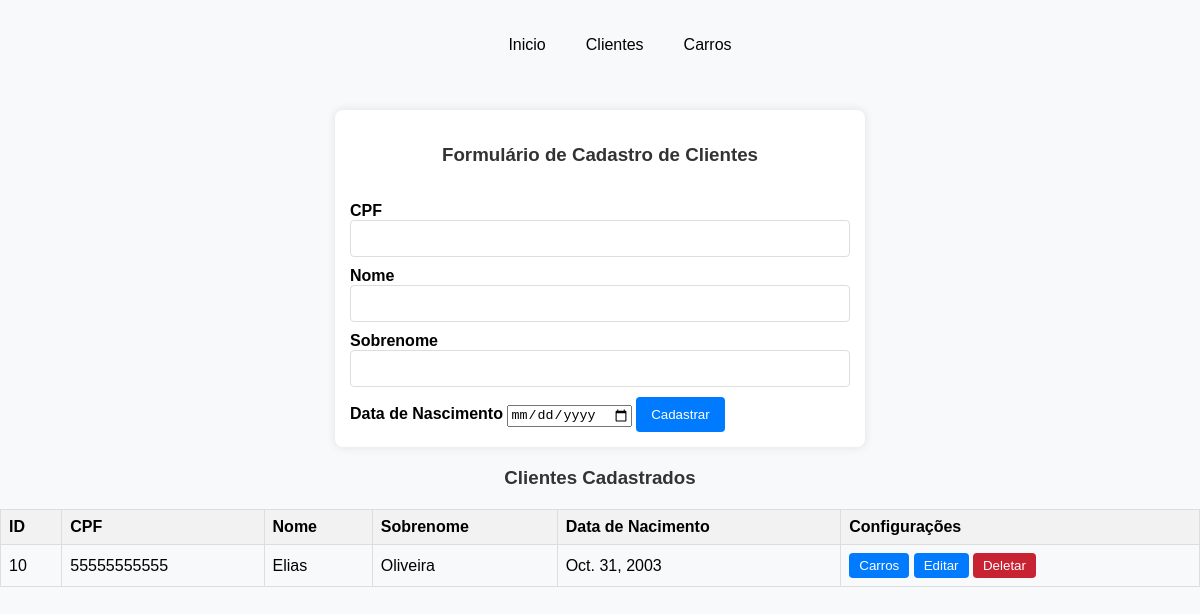
Page /core/homeClientes on the committed database.
### core/models.py (models this page shows, shortened)
class Cliente(models.Model):
  cpf = models.CharField(max_length=11, null=False, default="")
  nome = models.CharField(max_length=50, null=False, default="")
  sobrenome = models.CharField(max_length=100, null=False, default="")
  nascimento = models.DateField()

### core/views.py (the view)
# urls.py: path('homeClientes', views.homeClientes, name="homeClientes"),
def homeClientes(request):
  clientes = Cliente.objects.all()
  return render (request, "clientes.html", {'clientes': clientes})

### core/static/templates/clientes.html (shortened to what this page needs)
{% extends 'base.html' %}
{% block body %}
<div class="formulario">
  <form name="formulario-cadastro" action="{% url 'salvarCliente' %}" method="POST">
    <h3>Formulário de Cadastro de Clientes</h3>
    <br>
    <label for="nome"><strong>CPF</strong></label>
    <input type="text" name="cpf" required>
    <label for="nome"><strong>Nome</strong></label>
    <input type="text" name="nome" required>
    <label for="nome"><strong>Sobrenome</strong></label>
    <input type="text" name="sobrenome" required>
    <label for="nome"><strong>Data de Nascimento</strong></label>
    <input type="date" name="nascimento" required>
    <button type="submit">Cadastrar</button>
  </form>
</div>
<div class="Tabela">
  <h3>Clientes Cadastrados</h3>
  <table>
    <thead>
      <tr>
        <th>ID</th>
        <th>CPF</th>
        <th>Nome</th>
        <th>Sobrenome</th>
        <th>Data de Nacimento</th>
        <th>Configurações</th>
      </tr>
    </thead>
    <tbody>
      {% for cliente in clientes %}
      <tr>
        <td>{{ cliente.id }}</td>
        <td>{{ cliente.cpf }}</td>
        <td>{{ cliente.nome }}</td>
        <td>{{ cliente.sobrenome }}</td>
        <td>{{ cliente.nascimento }}</td>
        <td>
          <a href="{% url 'homeCarros' %}"><button class="botoes" id="editar">Carros</button></a>
          <a href="{% url 'editarCliente' cliente.id%}"><button class="botoes" id="editar">Editar</button></a>
          <a href="{% url 'deletarCliente' cliente.id %}"><button class="botoes" id="deletar">Deletar</button></a>
        </td>
      </tr>
      {% endfor %}
    </tbody>
  </table>
</div>
{% endblock %}

### core/static/css/base.css (style rules this page uses)
body { font-family: Arial, sans-serif; margin: 0; padding: 0; background-color: #f8f9fa; }
h1, h3 { text-align: center; color: #333; }
a { color: #007bff; text-decoration: none; }
table { border-collapse: collapse; width: 100%; text-align: left; margin: 20px 0; }
th, td { border: 1px solid #ddd; padding: 8px; }
thead tr { background-color: #f2f2f2; }
.botoes { color: #fff; border: none; padding: 5px 10px; border-radius: 4px; cursor: pointer; }
#editar { background-color: #007bff; }
#deletar { background-color: #c82333; }
form { max-width: 500px; margin: 20px auto; padding: 15px; background-color: #fff; border-radius: 8px; box-shadow: 0 0 10px rgba(0, 0, 0, 0.1); }
form input[type="text"] { width: calc(100% - 22px); padding: 10px; margin-bottom: 10px; border: 1px solid #ddd; border-radius: 4px; }
form button { padding: 10px 15px; background-color: #007bff; color: white; border: none; border-radius: 4px; cursor: pointer; }

### core/static/css/general.css (style rules this page uses)
:root { --primary-color: #007bff; --primary-hover-color: #0056b3; --secondary-color: #333; --background-color: #f8f9fa; --border-color: #ddd; --error-color: #c82333; --error-hover-color: #a40918; --link-color: #007bff; --link-hover-color: #0056b3; --font-family: Arial, sans-serif; --font-size-base: 16px; --heading-color: #333; --spacing-small: 5px; --spacing-medium: 10px; --spacing-large: 20px; --border-radius: 4px; }

### rows in the picture
Cliente: id "10", cpf "55555555555", nome "Elias", sobrenome "Oliveira", nascimento "Oct. 31, 2003"
